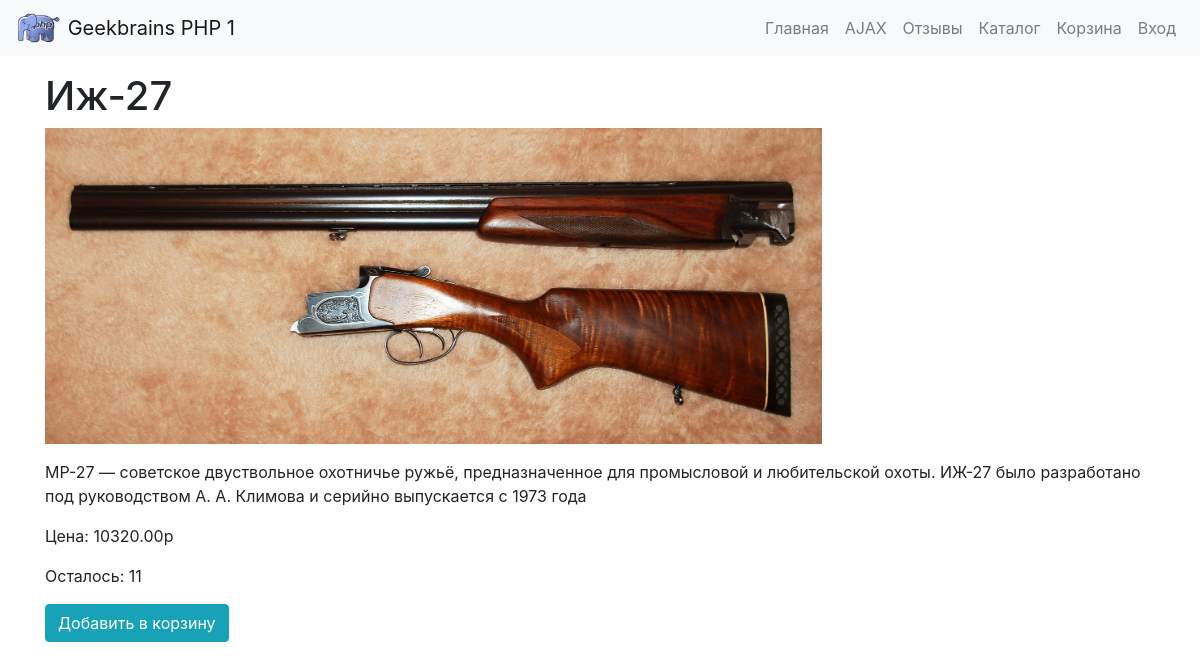
The app's page /shop/product.php?id=1 with its own data.
### tables this page shows
CREATE TABLE `products` (
  `id` int(11) NOT NULL,
  `name` varchar(128) NOT NULL,
  `description` text NOT NULL,
  `price` decimal(10,2) NOT NULL,
  `count` int(2) NOT NULL,
  `id_category` int(11) NOT NULL,
  `photo1` varchar(100) NOT NULL,
  `photo2` varchar(100) DEFAULT NULL,
  `photo3` varchar(100) DEFAULT NULL,
  `productscol` varchar(45) DEFAULT NULL
);

### engine/database.php (called while the page is built, shortened)
<?php
$connection = mysqli_connect(
    $config['db']['host'],
    $config['db']['user'],
    $config['db']['password'],
    $config['db']['database']
);
function getItem(string $sql) {
    global $connection;
    $result = mysqli_query($connection, $sql);
    $row = mysqli_fetch_assoc($result);
    return $row;
}

### config/app.php (called while the page is built)
<?php
return [
    'app' => [
        'name' => 'Geekbrains PHP 1',
        'logPath' => ROOT . "/data/logs",
        'templatesPath' => ROOT . '/templates',
        'assets' => [
            'css' => [
                '/css/bootstrap.min.css',
                '/css/style.css',
            ],
            'js' => [
                '/js/vendor/jquery-3.3.1.min.js',
                '/js/vendor/popper.min.js',
                '/js/vendor/bootstrap.min.js',
                '/js/app.js',
            ],
        ],
    ]
];

### config/db.php (called while the page is built)
<?php
return [
    'db' => [
        'user' => 'mysql',
        'password' => 'mysql',
        'host' => 'localhost',
        'database' => 'geek_project',
    ]
];

### config/main.php (called while the page is built)
<?php
$config = array_merge(
    include 'app.php',
    include 'db.php'
);

### engine/render.php (called while the page is built, shortened)
<?php
function render(string $template, array $data = [], bool $withLayout = true, string $layout = 'main') {
    global $config;
    $templates = [
        'layout' => "{$config['app']['templatesPath']}/layouts/{$layout}.php",
        'page' => "{$config['app']['templatesPath']}/{$template}.php"
    ];
    $data['config'] = $config['app'];
    $pageView = getTemplateContent($templates['page'], $data);
    if ($withLayout) {
        $data['content'] = $pageView;
        return getTemplateContent($templates['layout'], $data);
    } else {
        return $pageView;
    }
}
function getTemplateContent(string $filepath, array $data) {
    extract($data);
    include $filepath;
    return ob_get_clean();
}

### engine/auth.php (called while the page is built, shortened)
<?php
function isLoggedUser()
{
    return isset($_SESSION['auth']['login']);
}
function userHasRole(string $role) {
    if ($role == '?') return !isLoggedUser();
    if ($role == '@') return isLoggedUser();
    return false;
}

### templates/shop/details.php (the view, shortened to what this page needs)
<h1><?= $item['name'] ?></h1>
<p>
  <img style="width: 70%" src="<?= $item['photo1']?>">
</p>
<p>
    <?= $item['description'] ?>
</p>
<p>
    Цена: <?= $item['price'] ?>p
</p>
<p>
    Осталось: <?= $item['count'] ?>
</p>
<p>
    <button class="btn btn-info" id="add-product" data-id="<?= $item['id'] ?>">
        Добавить в корзину
    </button>
</p>

### engine/router.php
<?php
function route()
{
    $action = (isset($_GET['action'])) ? $_GET['action'] : 'index';
    $action = 'route' . ucfirst(strtolower($action));
    if (function_exists($action)) {
        call_user_func($action);
    } else {
        echo render('site/error');
    }
}

### public_html/shop/product.php (shortened to what this page needs)
<?php
function routeIndex() {
    $id = $_GET['id'];
    $item = getItem(
        "select * from products where id={$id}"
    );
    echo render('shop/details', [
        'item' => $item
    ]);
}
route();

### templates/layouts/main.php (shortened to what this page needs)
<!DOCTYPE html>
<html>
<head>
    <?php foreach ($config['assets']['css'] as $file) : ?>
        <link rel="stylesheet" href="<?= $file ?>">
    <?php endforeach ?>
</head>
<body>
<?= render('widgets/navbar', [], false) ?>
<div class="container">
    <div class="py-3">
        <?= $content ?>
    </div>
</div>
</body>
</html>

### templates/widgets/navbar.php
<?php
$items = [
    ['label' => 'Главная', 'url' => '/'],
    ['label' => 'AJAX', 'url' => '/ajax.php'],
    ['label' => 'Отзывы', 'url' => '/reviews.php'],
    ['label' => 'Каталог', 'url' => '/shop/category.php'],
    ['label' => 'Корзина', 'url' => '/shop/cart.php'],
    ['label' => 'Вход', 'url' => '/user.php', 'role' => '?'],
    ['label' => 'Личный кабинет', 'url' => '/user.php', 'role' => '@'],
    ['label' => 'Выход', 'url' => '/user.php?action=logout', 'role' => '@'],
];
?>
<nav class="navbar navbar-expand-lg navbar-light bg-light">
    <a class="navbar-brand d-flex align-items-center" href="/">
        <img src="/img/logo.png" alt="<?= $config['name'] ?>" height="30" class="mr-2">
        <?= $config['name'] ?>
    </a>
    <div class="collapse navbar-collapse navbar-right" id="navbarNav">
        <ul class="navbar-nav ml-auto">
            <?php foreach ($items as $link) : ?>
                <?php if (isset($link['role'])): ?>
                    <?php if (userHasRole($link['role'])): ?>
                        <li class="nav-item">
                            <a class="nav-link" href="<?= $link['url'] ?>"><?= $link['label'] ?></a>
                        </li>
                    <?php endif ?>
                <?php else: ?>
                    <li class="nav-item">
                        <a class="nav-link" href="<?= $link['url'] ?>"><?= $link['label'] ?></a>
                    </li>
                <?php endif ?>
            <?php endforeach; ?>
        </ul>
    </div>
</nav>

### records on screen
products: name "Иж-27", photo1 (picture), description "MP-27 — советское двуствольное охотничье ружьё, предназначенное для промысловой и любительской охоты. ИЖ-27 было разработано под руководством А. А. Климова и серийно выпускается с 1973 года", price "10320.00", count "11"

### other values on screen
$config['name'] "Geekbrains PHP 1"
$link['label'] "Главная"
$link['label'] "AJAX"
$link['label'] "Отзывы"
$link['label'] "Каталог"
$link['label'] "Корзина"
$link['label'] "Вход"
